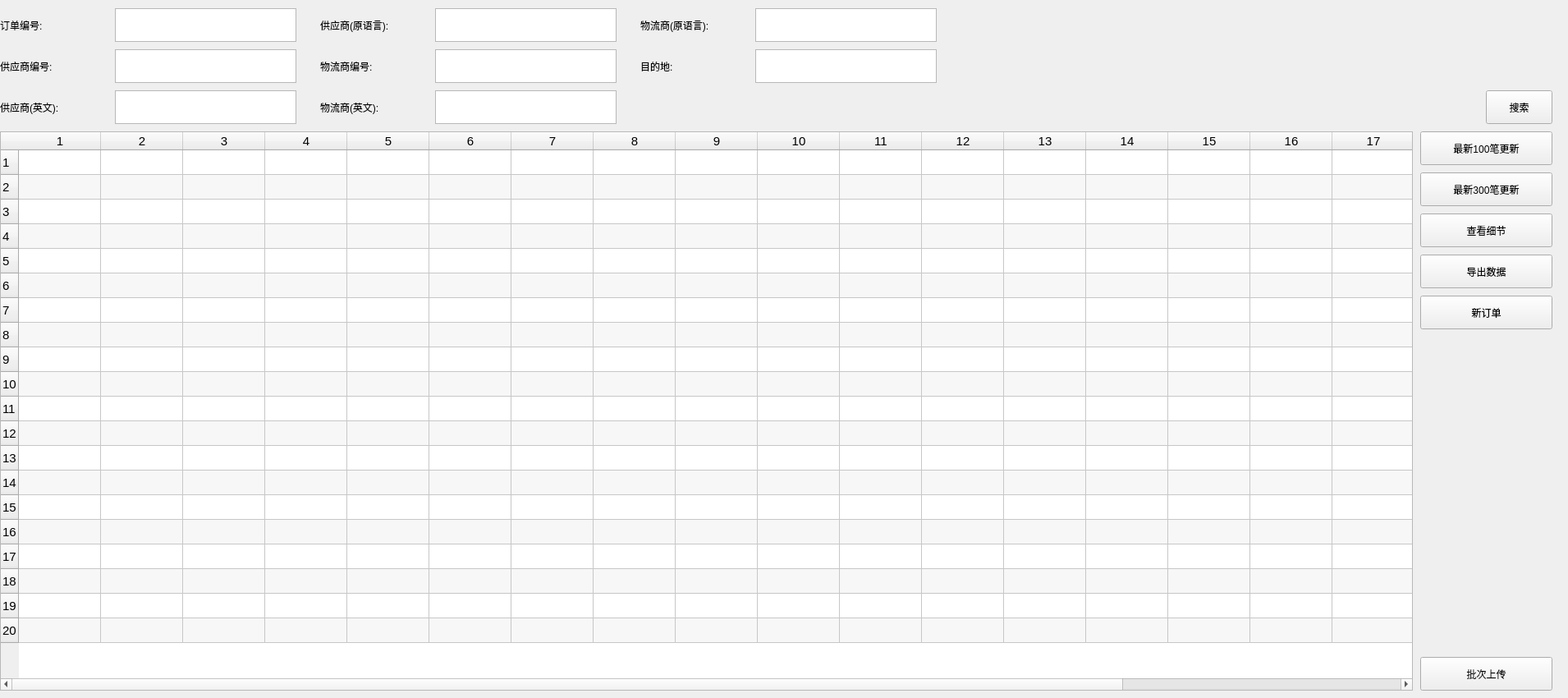
    <widget class="QWidget" name="tab_orderManagement">
     <property name="sizePolicy">
      <sizepolicy hsizetype="Fixed" vsizetype="Fixed">
       <horstretch>0</horstretch>
       <verstretch>0</verstretch>
      </sizepolicy>
     </property>
     <property name="minimumSize">
      <size>
       <width>1910</width>
       <height>850</height>
      </size>
     </property>
     <attribute name="title">
      <string>供应商订单管理</string>
     </attribute>
     <widget class="QLabel" name="order_label_vendorOL">
      <property name="geometry">
       <rect>
        <x>780</x>
        <y>10</y>
        <width>141</width>
        <height>41</height>
       </rect>
      </property>
      <property name="lineWidth">
       <number>0</number>
      </property>
      <property name="text">
       <string>物流商(原语言):</string>
      </property>
      <property name="textFormat">
       <enum>Qt::PlainText</enum>
      </property>
     </widget>
     <widget class="QLabel" name="order_label_destination">
      <property name="geometry">
       <rect>
        <x>780</x>
        <y>60</y>
        <width>111</width>
        <height>41</height>
       </rect>
      </property>
      <property name="lineWidth">
       <number>0</number>
      </property>
      <property name="text">
       <string>目的地:</string>
      </property>
      <property name="textFormat">
       <enum>Qt::PlainText</enum>
      </property>
     </widget>
     <widget class="QPushButton" name="order_pushButton_search">
      <property name="geometry">
       <rect>
        <x>1810</x>
        <y>110</y>
        <width>81</width>
        <height>41</height>
       </rect>
      </property>
      <property name="text">
       <string>搜索</string>
      </property>
     </widget>
     <widget class="QLabel" name="order_label_suppierEN">
      <property name="geometry">
       <rect>
        <x>0</x>
        <y>110</y>
        <width>131</width>
        <height>41</height>
       </rect>
      </property>
      <property name="lineWidth">
       <number>0</number>
      </property>
      <property name="text">
       <string>供应商(英文):</string>
      </property>
      <property name="textFormat">
       <enum>Qt::PlainText</enum>
      </property>
     </widget>
     <widget class="QLabel" name="order_label_supplierOL">
      <property name="geometry">
       <rect>
        <x>390</x>
        <y>10</y>
        <width>141</width>
        <height>41</height>
       </rect>
      </property>
      <property name="lineWidth">
       <number>0</number>
      </property>
      <property name="text">
       <string>供应商(原语言):</string>
      </property>
      <property name="textFormat">
       <enum>Qt::PlainText</enum>
      </property>
     </widget>
     <widget class="QLabel" name="order_label_vendorID">
      <property name="geometry">
       <rect>
        <x>390</x>
        <y>60</y>
        <width>121</width>
        <height>41</height>
       </rect>
      </property>
      <property name="lineWidth">
       <number>0</number>
      </property>
      <property name="text">
       <string>物流商编号:</string>
      </property>
      <property name="textFormat">
       <enum>Qt::PlainText</enum>
      </property>
     </widget>
     <widget class="QLabel" name="order_label_supplierID">
      <property name="geometry">
       <rect>
        <x>0</x>
        <y>60</y>
        <width>111</width>
        <height>41</height>
       </rect>
      </property>
      <property name="lineWidth">
       <number>0</number>
      </property>
      <property name="text">
       <string>供应商编号:</string>
      </property>
      <property name="textFormat">
       <enum>Qt::PlainText</enum>
      </property>
     </widget>
     <widget class="QLabel" name="order_label_orderID">
      <property name="geometry">
       <rect>
        <x>0</x>
        <y>10</y>
        <width>111</width>
        <height>41</height>
       </rect>
      </property>
      <property name="lineWidth">
       <number>0</number>
      </property>
      <property name="text">
       <string>订单编号:</string>
      </property>
      <property name="textFormat">
       <enum>Qt::PlainText</enum>
      </property>
     </widget>
     <widget class="QTableWidget" name="order_tableWidget_display">
      <property name="geometry">
       <rect>
        <x>0</x>
        <y>160</y>
        <width>1721</width>
        <height>681</height>
       </rect>
      </property>
      <property name="font">
       <font>
        <pointsize>11</pointsize>
       </font>
      </property>
      <property name="alternatingRowColors">
       <bool>true</bool>
      </property>
      <property name="selectionBehavior">
       <enum>QAbstractItemView::SelectRows</enum>
      </property>
      <property name="rowCount">
       <number>20</number>
      </property>
      <property name="columnCount">
       <number>20</number>
      </property>
      <attribute name="horizontalHeaderShowSortIndicator" stdset="0">
       <bool>true</bool>
      </attribute>
      <attribute name="verticalHeaderDefaultSectionSize">
       <number>30</number>
      </attribute>
      <attribute name="verticalHeaderMinimumSectionSize">
       <number>30</number>
      </attribute>
      <row/>
      <row/>
      <row/>
      <row/>
      <row/>
      <row/>
      <row/>
      <row/>
      <row/>
      <row/>
      <row/>
      <row/>
      <row/>
      <row/>
      <row/>
      <row/>
      <row/>
      <row/>
      <row/>
      <row/>
      <column/>
      <column/>
      <column/>
      <column/>
      <column/>
      <column/>
      <column/>
      <column/>
      <column/>
      <column/>
      <column/>
      <column/>
      <column/>
      <column/>
      <column/>
      <column/>
      <column/>
      <column/>
      <column/>
      <column/>
     </widget>
     <widget class="QPushButton" name="order_pushButton_last300orders">
      <property name="geometry">
       <rect>
        <x>1730</x>
        <y>210</y>
        <width>161</width>
        <height>41</height>
       </rect>
      </property>
      <property name="text">
       <string>最新300笔更新</string>
      </property>
     </widget>
     <widget class="QPushButton" name="order_pushButton_last100orders">
      <property name="geometry">
       <rect>
        <x>1730</x>
        <y>160</y>
        <width>161</width>
        <height>41</height>
       </rect>
      </property>
      <property name="text">
       <string>最新100笔更新</string>
      </property>
     </widget>
     <widget class="QPushButton" name="order_pushButton_batchUpload">
      <property name="geometry">
       <rect>
        <x>1730</x>
        <y>800</y>
        <width>161</width>
        <height>41</height>
       </rect>
      </property>
      <property name="text">
       <string>批次上传</string>
      </property>
     </widget>
     <widget class="QTextEdit" name="order_textEdit_vendorOL">
      <property name="geometry">
       <rect>
        <x>920</x>
        <y>10</y>
        <width>221</width>
        <height>41</height>
       </rect>
      </property>
     </widget>
     <widget class="QTextEdit" name="order_textEdit_orderID">
      <property name="geometry">
       <rect>
        <x>140</x>
        <y>10</y>
        <width>221</width>
        <height>41</height>
       </rect>
      </property>
     </widget>
     <widget class="QTextEdit" name="order_textEdit_vendorID">
      <property name="geometry">
       <rect>
        <x>530</x>
        <y>60</y>
        <width>221</width>
        <height>41</height>
       </rect>
      </property>
     </widget>
     <widget class="QTextEdit" name="order_textEdit_supplierID">
      <property name="geometry">
       <rect>
        <x>140</x>
        <y>60</y>
        <width>221</width>
        <height>41</height>
       </rect>
      </property>
     </widget>
     <widget class="QTextEdit" name="order_textEdit_supplierOL">
      <property name="geometry">
       <rect>
        <x>530</x>
        <y>10</y>
        <width>221</width>
        <height>41</height>
       </rect>
      </property>
     </widget>
     <widget class="QTextEdit" name="order_textEdit_supplierEN">
      <property name="geometry">
       <rect>
        <x>140</x>
        <y>110</y>
        <width>221</width>
        <height>41</height>
       </rect>
      </property>
     </widget>
     <widget class="QTextEdit" name="order_textEdit_destination">
      <property name="geometry">
       <rect>
        <x>920</x>
        <y>60</y>
        <width>221</width>
        <height>41</height>
       </rect>
      </property>
     </widget>
     <widget class="QPushButton" name="order_pushButton_newOrder">
      <property name="geometry">
       <rect>
        <x>1730</x>
        <y>360</y>
        <width>161</width>
        <height>41</height>
       </rect>
      </property>
      <property name="text">
       <string>新订单</string>
      </property>
     </widget>
     <widget class="QPushButton" name="order_pushButton_viewDetails">
      <property name="geometry">
       <rect>
        <x>1730</x>
        <y>260</y>
        <width>161</width>
        <height>41</height>
       </rect>
      </property>
      <property name="text">
       <string>查看细节</string>
      </property>
     </widget>
     <widget class="QTextEdit" name="order_textEdit_vendorEN">
      <property name="geometry">
       <rect>
        <x>530</x>
        <y>110</y>
        <width>221</width>
        <height>41</height>
       </rect>
      </property>
     </widget>
     <widget class="QLabel" name="order_label_vendorEN">
      <property name="geometry">
       <rect>
        <x>390</x>
        <y>110</y>
        <width>121</width>
        <height>41</height>
       </rect>
      </property>
      <property name="lineWidth">
       <number>0</number>
      </property>
      <property name="text">
       <string>物流商(英文):</string>
      </property>
      <property name="textFormat">
       <enum>Qt::PlainText</enum>
      </property>
     </widget>
     <widget class="QPushButton" name="order_pushButton_generateCSV">
      <property name="geometry">
       <rect>
        <x>1730</x>
        <y>310</y>
        <width>161</width>
        <height>41</height>
       </rect>
      </property>
      <property name="text">
       <string>导出数据</string>
      </property>
     </widget>
    </widget>
